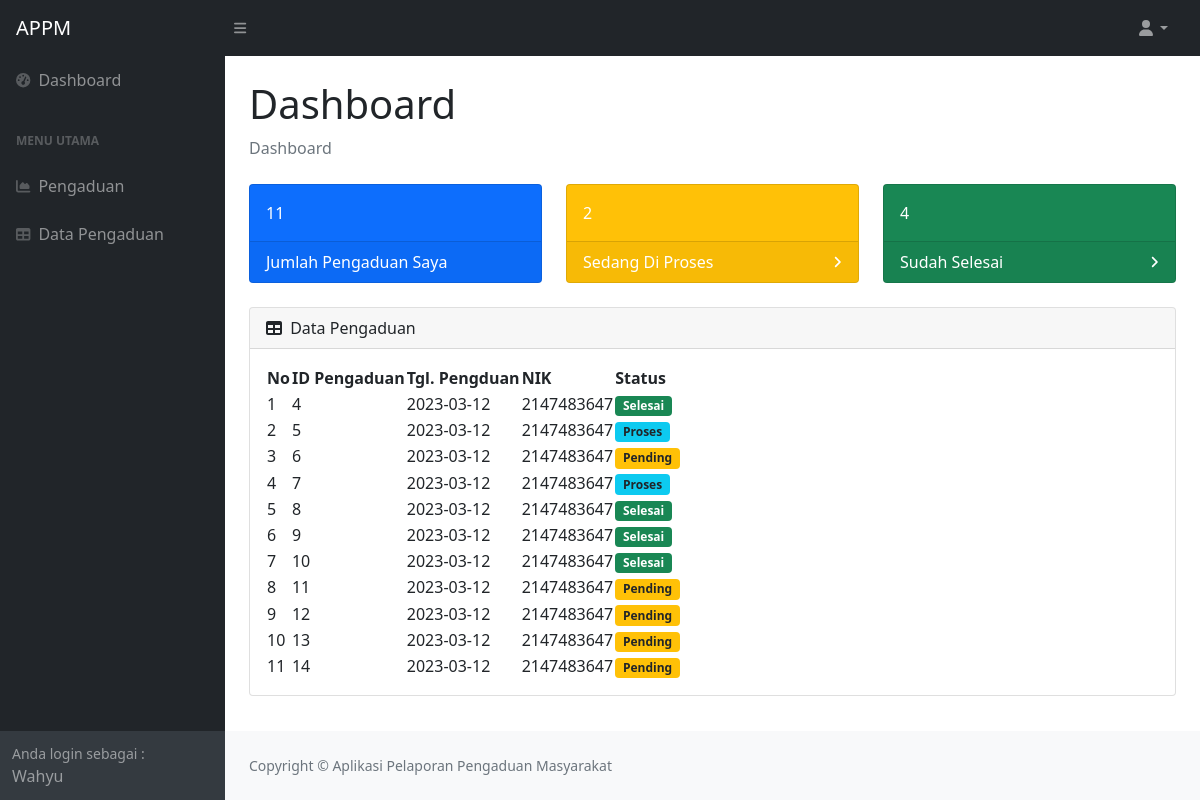
The page /masyarakat/index.php (signed in) on the database its author committed.
### tables this page shows
CREATE TABLE `masyarakat` (
  `id_masyarakat` int(11) NOT NULL,
  `nik` varchar(16) NOT NULL,
  `nama` varchar(200) NOT NULL,
  `username` varchar(100) NOT NULL,
  `password` varchar(255) NOT NULL,
  `telp` varchar(13) NOT NULL
);

CREATE TABLE `pengaduan` (
  `id_pengaduan` int(11) NOT NULL,
  `tgl_pengaduan` date NOT NULL,
  `nik` varchar(16) NOT NULL,
  `isi_laporan` text NOT NULL,
  `foto` varchar(255) NOT NULL,
  `status` enum('0','1','2') NOT NULL
);

### masyarakat/modul/home.php (the view)
<h1 class="mt-4">Dashboard</h1>
<ol class="breadcrumb mb-4">
    <li class="breadcrumb-item active">Dashboard</li>
</ol>
<div class="row">
    <div class="col-xl-4 col-md-6">
        <div class="card bg-primary text-white mb-4">
            <div class="card-body">
                <?php
                    $query = mysqli_query($koneksi, "SELECT * FROM pengaduan WHERE nik='$masyarakat[nik]'");
                    $count = mysqli_num_rows($query);
                    echo $count;
                ?>
            </div>
            <div class="card-footer d-flex align-items-center justify-content-between">
                <span>Jumlah Pengaduan Saya</span>
            </div>
        </div>
    </div>
    <div class="col-xl-4 col-md-6">
        <div class="card bg-warning text-white mb-4">
            <div class="card-body">
                <?php
                    $nik = $masyarakat['nik'];
                    $status = 1;
                    $query = mysqli_query($koneksi, "SELECT COUNT(*) as jumlah FROM pengaduan WHERE nik='$nik' AND status='$status'");
                    $row = mysqli_fetch_assoc($query);
                    echo $row['jumlah'];
                ?>
            </div>
            <div class="card-footer d-flex align-items-center justify-content-between">
                <span>Sedang Di Proses</span>
                <div class="small text-white"><i class="fas fa-angle-right"></i></div>
            </div>
        </div>
    </div>
    <div class="col-xl-4 col-md-6">
        <div class="card bg-success text-white mb-4">
            <div class="card-body">
                <?php
                    $nik = $masyarakat['nik'];
                    $status = 2;
                    $query = mysqli_query($koneksi, "SELECT COUNT(*) as jumlah FROM pengaduan WHERE nik='$nik' AND status='$status'");
                    $row = mysqli_fetch_assoc($query);
                    echo $row['jumlah'];
                ?>
            </div>
            <div class="card-footer d-flex align-items-center justify-content-between">
                <span>Sudah Selesai</span>
                <div class="small text-white"><i class="fas fa-angle-right"></i></div>
            </div>
        </div>
    </div>
</div>
<div class="card mb-4">
    <div class="card-header">
        <i class="fas fa-table me-1"></i>
        Data Pengaduan
    </div>
    <div class="card-body">
        <table id="datatablesSimple">
            <thead>
                <tr>
                    <th>No</th>
                    <th>ID Pengaduan</th>
                    <th>Tgl. Pengduan</th>
                    <th>NIK</th>
                    <th>Status</th>
                </tr>
            </thead>
            <tbody>
                <?php
                    $nik = $masyarakat['nik'];
                    $query = mysqli_query($koneksi, "SELECT * From pengaduan WHERE nik='$nik' ORDER BY tgl_pengaduan DESC");
                    $no = 1;
                    while ($pengaduan = mysqli_fetch_array($query)) {
                ?>
                <tr>
                    <td><?= $no++; ?></td>
                    <td><?= $pengaduan['id_pengaduan'] ?></td>
                    <td><?= $pengaduan['tgl_pengaduan'] ?></td>
                    <td><?= $pengaduan['nik'] ?></td>
                    <td>
                        <?php
                            $status = $pengaduan['status'];
                            if ($status == 0) {
                                $keterangan = '<span class="badge bg-warning text-dark">Pending</span>';
                            } elseif ($status == 1) {
                                $keterangan = '<span class="badge bg-info text-dark">Proses</span>';
                            } elseif ($status == 2) {
                                $keterangan = '<span class="badge bg-success">Selesai</span>';
                            } else {
                                $keterangan = 'Status tidak valid';
                            }
                            echo $keterangan;
                        ?>
                    </td>
                </tr>
                <?php } ?>
            </tbody>
        </table>
    </div>
</div>

### masyarakat/partials/sidebar.php
<nav class="sb-sidenav accordion sb-sidenav-dark" id="sidenavAccordion">
    <div class="sb-sidenav-menu">
        <div class="nav">
            <a class="nav-link" href=".">
                <div class="sb-nav-link-icon"><i class="fas fa-tachometer-alt"></i></div>
                Dashboard
            </a>
            <div class="sb-sidenav-menu-heading">Menu Utama</div>
            <a class="nav-link" href="?pg=pengaduan">
                <div class="sb-nav-link-icon"><i class="fas fa-chart-area"></i></div>
                Pengaduan
            </a>
            <a class="nav-link" href="?pg=tanggapan">
                <div class="sb-nav-link-icon"><i class="fas fa-table"></i></div>
                Data Pengaduan
            </a>
        </div>
    </div>
    <div class="sb-sidenav-footer">
        <div class="small">Anda login sebagai :</div>
        <?= $masyarakat['nama']; ?>
    </div>
</nav>

### rows shown on the page
masyarakat: nama "Wahyu"
pengaduan: id_pengaduan "4", tgl_pengaduan "2023-03-12", nik "2147483647", status "Selesai"
pengaduan: id_pengaduan "5", tgl_pengaduan "2023-03-12", nik "2147483647", status "Proses"
pengaduan: id_pengaduan "6", tgl_pengaduan "2023-03-12", nik "2147483647", status "Pending"
pengaduan: id_pengaduan "7", tgl_pengaduan "2023-03-12", nik "2147483647", status "Proses"
pengaduan: id_pengaduan "8", tgl_pengaduan "2023-03-12", nik "2147483647", status "Selesai"
pengaduan: id_pengaduan "9", tgl_pengaduan "2023-03-12", nik "2147483647", status "Selesai"
pengaduan: id_pengaduan "10", tgl_pengaduan "2023-03-12", nik "2147483647", status "Selesai"
pengaduan: id_pengaduan "11", tgl_pengaduan "2023-03-12", nik "2147483647", status "Pending"
pengaduan: id_pengaduan "12", tgl_pengaduan "2023-03-12", nik "2147483647", status "Pending"
pengaduan: id_pengaduan "13", tgl_pengaduan "2023-03-12", nik "2147483647", status "Pending"
pengaduan: id_pengaduan "14", tgl_pengaduan "2023-03-12", nik "2147483647", status "Pending"

### other values the page prints
$count "11"
$row['jumlah'] "2"
$row['jumlah'] "4"
